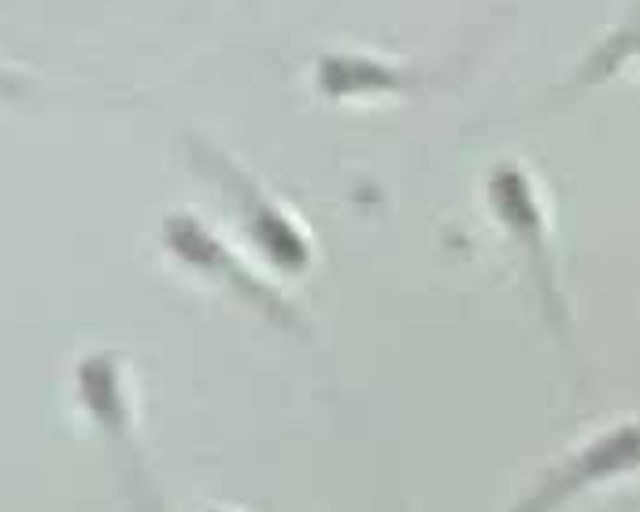
#> input picture sperm_edit/example.jpg, 1280 x 1024 px, found by its file name (shown at 1/2 size); its folder holds 6 pictures in this run
$ python edit.py
#> lines starting #> are read from the running program, lines starting #| are printed output that depends on the picture; after the words box and inside, x2 and y2 are one past the last pixel; in counts of white or black regions, pixels touching at a corner belong together
#> in update_one_image, image is the input picture: shape (1024, 1280, 3); mean B, G, R 185.6, 192.2, 181.8
from pathlib import Path

import cv2
import numpy as np


def adjust_background_brightness(image, target_bg=200, percentile=90):
    """
    Adjusts bright background regions to a target brightness level.

    Args:
        image: Input image (BGR color or grayscale)
        target_bg: Target brightness value (0-255) for background
        percentile: Percentile value to identify bright regions

    Returns:
        Adjusted image
    """
    # Convert to HSV if color, or use grayscale directly
    if image.ndim == 3:
        hsv = cv2.cvtColor(image, cv2.COLOR_BGR2HSV)
        v_channel = hsv[:, :, 2].astype(np.float32)
    else:
        v_channel = image.astype(np.float32)

    # Calculate brightness thresholds
    p_low = np.percentile(v_channel, percentile)  # Brightness threshold
    p_high = np.percentile(v_channel, 100)  # Maximum brightness

    # Avoid adjustment if no bright pixels
    if p_high <= p_low:
        return image.copy()

    # Create mask for bright regions
    mask = v_channel > p_low

    # Linearly scale bright regions: [p_low, p_high] -> [p_low, target_bg]
    # scale = (target_bg - p_low) / (p_high - p_low)
    adjusted_v = np.where(mask, target_bg, v_channel)
    adjusted_v = np.clip(adjusted_v, 0, 255).astype(np.uint8)

    # Merge back to original image
    if image.ndim == 3:
        hsv[:, :, 2] = adjusted_v
        result = cv2.cvtColor(hsv, cv2.COLOR_HSV2BGR)
    else:
        result = adjusted_v

    return result


# [126 lines left out: functions adjust_dark_spots, elastic_transform, block_based_elastic_transform, not called in this run]


def post_processing(image):
    # resize
    new_height = 350
    original_height, original_width = image.shape[:2]
#> original_height = 1024; original_width = 1280
    aspect_ratio = original_width / original_height
#> aspect_ratio = 1.25
    new_width = int(new_height * aspect_ratio)
#> new_width = 437
    image = cv2.resize(image, (new_width, new_height), interpolation=cv2.INTER_AREA)
#> image: shape (350, 437, 3)
    width_scale = new_width / original_width
#> width_scale = 0.341
    height_scale = new_height / original_height
#> height_scale = 0.342

    image = cv2.cvtColor(image, cv2.COLOR_BGR2GRAY)
#> image: shape (350, 437)
    cv2.normalize(image, image, 0, 255, cv2.NORM_MINMAX)
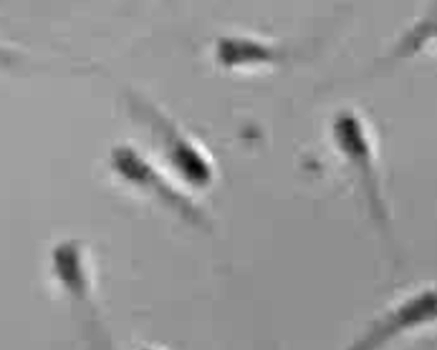
#> image: shape (350, 437); min 0, max 255, mean 149.3
    image = adjust_background_brightness(image, target_bg=255, percentile=5)
#> in adjust_background_brightness, `p_low = np.percentile(v_channel, percentile)`: p_low = 125
#> in adjust_background_brightness, `p_high = np.percentile(v_channel, 100)`: p_high = 255
#> in adjust_background_brightness, `mask = v_channel > p_low`:
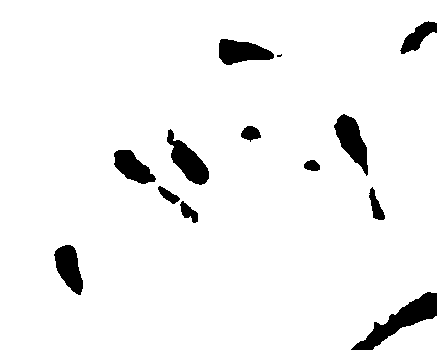
#> mask: shape (350, 437) bool; 94.8% white; 13 black regions (1 under 20 px), largest, box (x1, y1, x2, y2) and area: (351, 292, 437, 350) 1610, (334, 114, 368, 176) 1049, (167, 129, 209, 185) 1047
    # blur
    image = cv2.GaussianBlur(image, (15, 15), 2.0)
    kernel = np.ones((3, 3))
    image = cv2.dilate(image, kernel)

    # [11 lines of commented-out code are left out]
    return image, width_scale, height_scale


def update_one_image(src: Path, dest: Path) -> None:
    image = cv2.imread(str(src))
    final_image, _, _ = post_processing(image)
    cv2.imwrite(str(dest), final_image)


# [8 lines left out: function update_directory, not called in this run]


if __name__ == "__main__":
    data_location = Path.cwd() / "sperm_edit"
    src_image = data_location / "example.jpg"
    dest_dir = data_location / "result2.jpg"
    update_one_image(src_image, dest_dir)

    src_image = data_location / "image.jpg"
    dest_dir = data_location / "result.jpg"
    update_one_image(src_image, dest_dir)
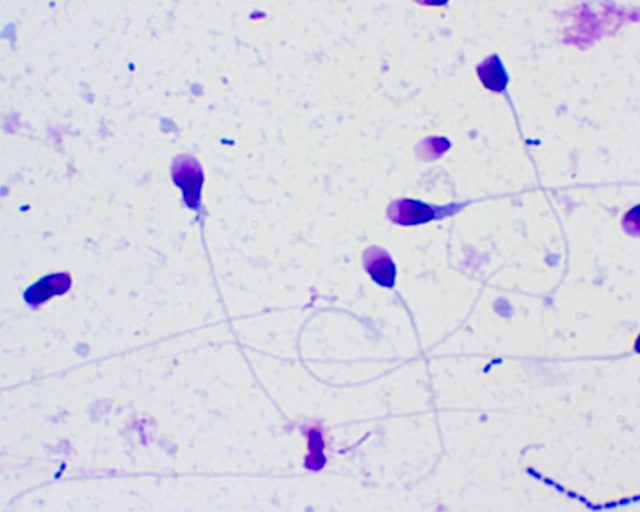
#> input picture sperm_edit/image.jpg, 1280 x 1024 px, found by its file name (shown at 1/2 size)
#> in update_one_image, image is the input picture: shape (1024, 1280, 3); mean B, G, R 227, 215.3, 216.1
#> in adjust_background_brightness (call 2), `mask = v_channel > p_low`: mask: shape (350, 437) bool; 94.9% white; 105 black regions (64 under 20 px), largest, box (x1, y1, x2, y2) and area: (381, 0, 437, 34) 1012, (116, 105, 142, 157) 755, (264, 135, 323, 155) 742

    src_image = data_location / "sperms2.jpg"
    dest_dir = data_location / "result3.jpg"
    update_one_image(src_image, dest_dir)
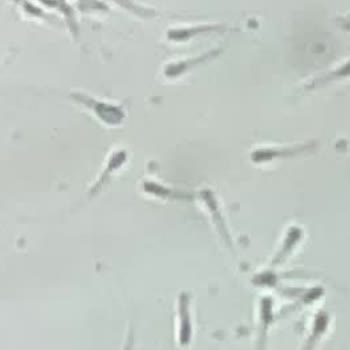
#> input picture sperm_edit/sperms2.jpg, 350 x 350 px, found by its file name
#> in update_one_image, image is the input picture: shape (350, 350, 3); mean B, G, R 196.4, 202.1, 194.1
#> in post_processing (call 3), `cv2.normalize(image, image, 0, 255, cv2.NORM_MINMAX)`:
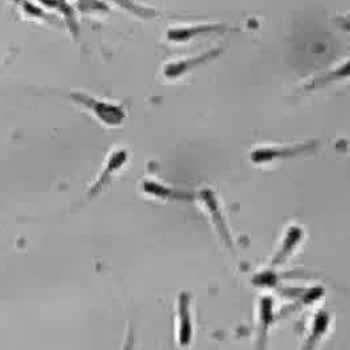
#> image: shape (350, 350); min 0, max 255, mean 155.2
#> in adjust_background_brightness (call 3), `mask = v_channel > p_low`: mask: shape (350, 350) bool; 95% white; 54 black regions (20 under 20 px), largest, box (x1, y1, x2, y2) and area: (71, 95, 124, 124) 528, (144, 182, 194, 201) 444, (180, 293, 191, 344) 410

    src_image = data_location / "sperms3.jpg"
    dest_dir = data_location / "result4.jpg"
    update_one_image(src_image, dest_dir)
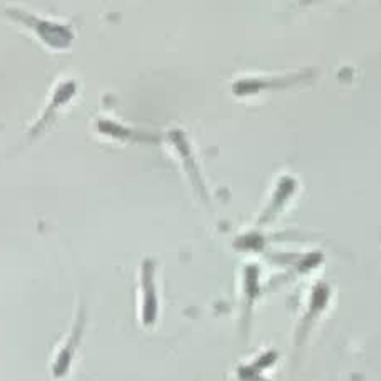
#> input picture sperm_edit/sperms3.jpg, 381 x 381 px, found by its file name
#> in update_one_image, image is the input picture: shape (381, 381, 3); mean B, G, R 196.1, 201.9, 193.7
#> in adjust_background_brightness (call 4), `mask = v_channel > p_low`: mask: shape (350, 350) bool; 94.8% white; 35 black regions (8 under 20 px), largest, box (x1, y1, x2, y2) and area: (6, 10, 68, 43) 707, (90, 110, 148, 133) 578, (131, 238, 144, 298) 536
#> in post_processing (call 4), `image = cv2.dilate(image, kernel)`:
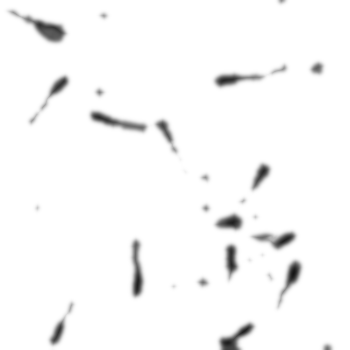
#> image: shape (350, 350); min 21, max 255, mean 248.5
